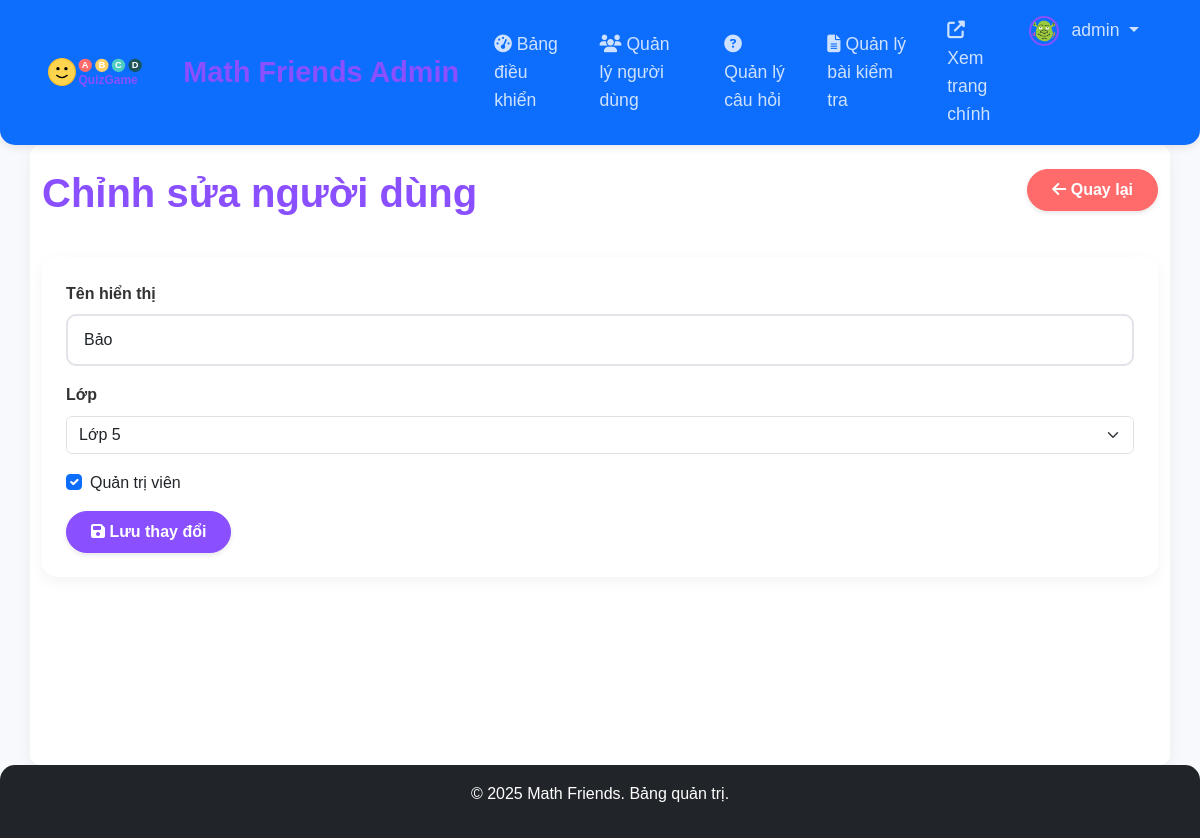
/admin/edit_user.php?id=1 (signed in), run on the app's committed database.
### tables this page shows
CREATE TABLE `users` (
  `id` int(11) NOT NULL,
  `username` varchar(50) NOT NULL,
  `email` varchar(100) NOT NULL,
  `password` varchar(255) NOT NULL,
  `first_name` varchar(50) DEFAULT NULL,
  `last_name` varchar(50) DEFAULT NULL,
  `grade` int(11) NOT NULL COMMENT 'Lớp 1-5',
  `school_name` varchar(100) DEFAULT NULL,
  `parent_phone` varchar(20) DEFAULT NULL,
  `profile_image` varchar(255) DEFAULT 'default_avatar.png',
  `is_admin` tinyint(1) DEFAULT 0,
  `created_at` timestamp NOT NULL DEFAULT current_timestamp(),
  `updated_at` timestamp NOT NULL DEFAULT current_timestamp() ON UPDATE current_timestamp()
);

### admin/edit_user.php (the view, shortened to what this page needs)
<?php
require_once '../includes/config.php';
$user_id = intval($_GET['id']);
$stmt = mysqli_prepare($conn, "SELECT * FROM users WHERE id = ?");
mysqli_stmt_bind_param($stmt, "i", $user_id);
mysqli_stmt_execute($stmt);
$result = mysqli_stmt_get_result($stmt);
$user = mysqli_fetch_assoc($result);
include 'includes/admin_header.php';
?>
<div class="row mb-4">
    <div class="col-md-8">
        <h1>Chỉnh sửa người dùng</h1>
    </div>
    <div class="col-md-4 text-end">
        <a href="manage_users.php" class="btn btn-secondary"><i class="fas fa-arrow-left"></i> Quay lại</a>
    </div>
</div>
<div class="card">
    <div class="card-body">
        <form method="POST" action="">
            <div class="mb-3">
                <label class="form-label">Tên hiển thị</label>
                <input type="text" name="first_name" class="form-control" value="<?= htmlspecialchars($user['first_name']) ?>" required>
            </div>
            <div class="mb-3">
                <label class="form-label">Lớp</label>
                <select name="grade" class="form-select" required>
                    <?php for ($i = 1; $i <= 5; $i++): ?>
                        <option value="<?= $i ?>" <?= ($user['grade'] == $i) ? 'selected' : '' ?>>Lớp <?= $i ?></option>
                    <?php endfor; ?>
                </select>
            </div>
            <div class="mb-3 form-check">
                <input type="checkbox" class="form-check-input" name="is_admin" id="is_admin" <?= $user['is_admin'] ? 'checked' : '' ?>>
                <label for="is_admin" class="form-check-label">Quản trị viên</label>
            </div>
            <button type="submit" class="btn btn-primary"><i class="fas fa-save"></i> Lưu thay đổi</button>
        </form>
    </div>
</div>
<?php include 'includes/admin_footer.php'; ?>

### css/style.css (style rules this page uses)
:root { --primary-color: #8A4FFF; --secondary-color: #FF6B6B; --accent-color: #4ECDC4; --background-color: #F7F9FC; --success-color: #76E383; --warning-color: #FFD166; --danger-color: #FF4F5E; --text-color: #333333; --light-color: #FFFFFF; }
body { font-family: 'Rounded Mplus 1c', 'Quicksand', 'Comic Sans MS', sans-serif; background-color: var(--background-color); color: var(--text-color); font-size: 16px; line-height: 1.6; overflow-x: hidden; }
h1, h2, h3, h4, h5, h6 { font-weight: 700; margin-bottom: 1rem; color: var(--primary-color); }
.card { border: none; border-radius: 15px; box-shadow: 0 5px 15px rgba(0, 0, 0, 0.05); transition: all 0.3s ease; margin-bottom: 1.5rem; overflow: hidden; }
.card-body { padding: 1.5rem; }
.btn { border-radius: 30px; padding: 0.5rem 1.5rem; font-weight: 600; transition: all 0.3s ease; box-shadow: 0 2px 5px rgba(0, 0, 0, 0.1); }
.btn-primary { background-color: var(--primary-color); border-color: var(--primary-color); }
.btn-secondary { background-color: var(--secondary-color); border-color: var(--secondary-color); }
.form-control { border-radius: 10px; padding: 0.75rem 1rem; border: 2px solid #E1E5EA; font-size: 1rem; transition: all 0.3s ease; }
.form-label { font-weight: 600; margin-bottom: 0.5rem; color: var(--text-color); }

### css/admin.css (style rules this page uses)
.btn-primary { background-color: #8A4FFF; border-color: #8A4FFF; }
.form-label { font-weight: 600; }

### data on the page
users: first_name "Bảo", grade "Lớp 5", is_admin "☑"

### other printed values
$_SESSION['username'] "admin"
